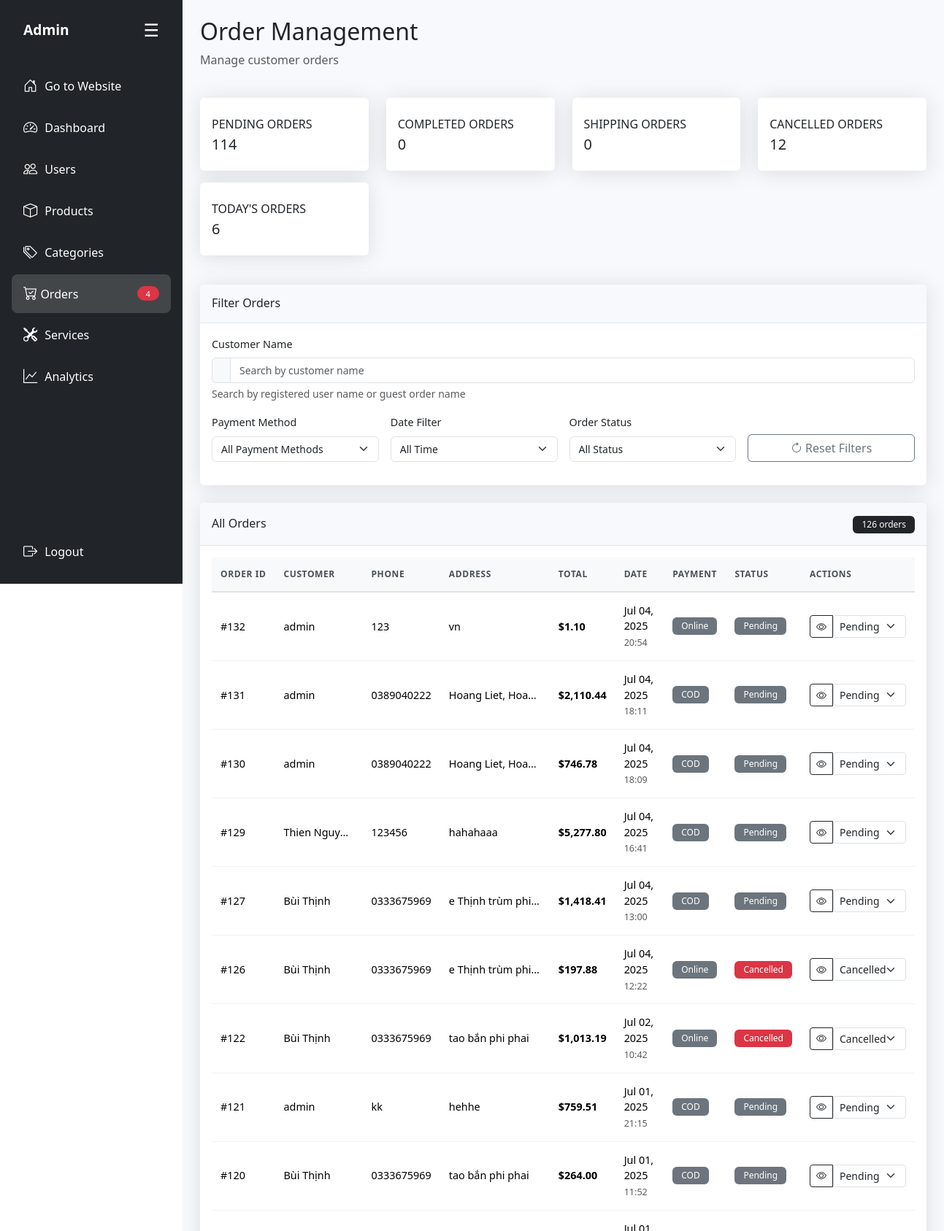
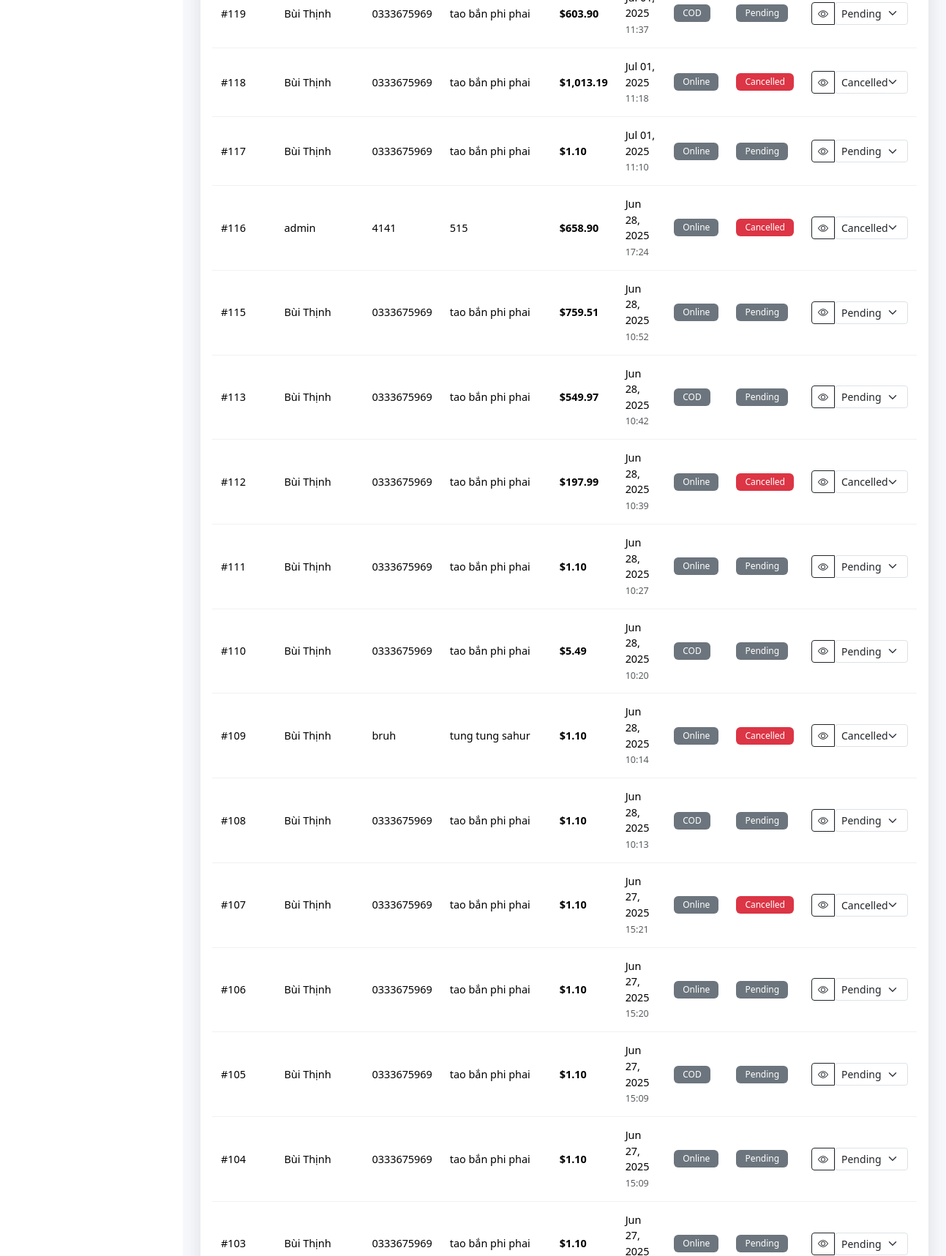
Screenshot of /admin/modules/orders.php (signed in, upper part) with the database file from the repository (2 pictures, top to bottom).
### tables this page shows
CREATE TABLE `bill` (
  `id` int(11) NOT NULL,
  `user_id` int(11) DEFAULT NULL,
  `order_date` datetime DEFAULT current_timestamp(),
  `order_name` varchar(50) NOT NULL,
  `order_phone` varchar(50) NOT NULL,
  `order_address` varchar(255) DEFAULT NULL,
  `order_total` decimal(12,2) DEFAULT NULL,
  `order_paymethod` tinyint(1) NOT NULL DEFAULT 0 COMMENT '0: thanh toán offline, 1: thanh toán online',
  `order_status` varchar(20) DEFAULT 'Pending'
);

### admin/modules/orders.php (the view, shortened to what this page needs)
<?php
require_once '../includes/admin-layout.php';
?>
<div class="row mb-4">
    <div class="col-12">
        <h2>Order Management</h2>
        <p class="text-muted">Manage customer orders</p>
    </div>
</div>
<div class="row mb-4">
    <div class="col-xl-3 col-md-6 col-sm-6 mb-3">
        <div class="card h-100 py-2">
            <div class="card-body">
                <div class="row no-gutters align-items-center">
                    <div class="col mr-2">
                        <div class="text-xs font-weight-bold text-dark text-uppercase mb-1">Pending Orders</div>
                        <div class="h5 mb-0 font-weight-bold text-gray-800">
                            <?php
                            try {
                                $stmt = $conn->prepare("SELECT COUNT(*) as count FROM bill WHERE order_status IS NULL OR order_status = 'Pending'");
                                $stmt->execute();
                                echo $stmt->fetch()['count'];
                            } catch (Exception $e) {
                                echo "Error";
                            }
                            ?>
                        </div>
                    </div>
                </div>
            </div>
        </div>
    </div>
    <div class="col-xl-3 col-md-6 col-sm-6 mb-3">
        <div class="card h-100 py-2">
            <div class="card-body">
                <div class="row no-gutters align-items-center">
                    <div class="col mr-2">
                        <div class="text-xs font-weight-bold text-dark text-uppercase mb-1">Completed Orders</div>
                        <div class="h5 mb-0 font-weight-bold text-gray-800">
                            <?php
                            try {
                                $stmt = $conn->prepare("SELECT COUNT(*) as count FROM bill WHERE order_status = 'Completed'");
                                $stmt->execute();
                                echo $stmt->fetch()['count'];
                            } catch (Exception $e) {
                                echo "Error";
                            }
                            ?>
                        </div>
                    </div>
                </div>
            </div>
        </div>
    </div>
    <div class="col-xl-3 col-md-6 col-sm-6 mb-3">
        <div class="card h-100 py-2">
            <div class="card-body">
                <div class="row no-gutters align-items-center">
                    <div class="col mr-2">
                        <div class="text-xs font-weight-bold text-dark text-uppercase mb-1">Shipping Orders</div>
                        <div class="h5 mb-0 font-weight-bold text-gray-800">
                            <?php
                            try {
                                $stmt = $conn->prepare("SELECT COUNT(*) as count FROM bill WHERE order_status = 'Shipping'");
                                $stmt->execute();
                                echo $stmt->fetch()['count'];
                            } catch (Exception $e) {
                                echo "Error";
                            }
                            ?>
                        </div>
                    </div>
                </div>
            </div>
        </div>
    </div>
    <div class="col-xl-3 col-md-6 col-sm-6 mb-3">
        <div class="card h-100 py-2">
            <div class="card-body">
                <div class="row no-gutters align-items-center">
                    <div class="col mr-2">
                        <div class="text-xs font-weight-bold text-dark text-uppercase mb-1">Cancelled Orders</div>
                        <div class="h5 mb-0 font-weight-bold text-gray-800">
                            <?php
                            try {
                                $stmt = $conn->prepare("SELECT COUNT(*) as count FROM bill WHERE order_status = 'Cancelled'");
                                $stmt->execute();
                                echo $stmt->fetch()['count'];
                            } catch (Exception $e) {
                                echo "Error";
                            }
                            ?>
                        </div>
                    </div>
                </div>
            </div>
        </div>
    </div>
    <div class="col-xl-3 col-md-6 col-sm-6 mb-3">
        <div class="card h-100 py-2">
            <div class="card-body">
                <div class="row no-gutters align-items-center">
                    <div class="col mr-2">
                        <div class="text-xs font-weight-bold text-dark text-uppercase mb-1">Today's Orders</div>
                        <div class="h5 mb-0 font-weight-bold text-gray-800">
                            <?php
                            try {
                                $stmt = $conn->prepare("SELECT COUNT(*) as count FROM bill WHERE DATE(order_date) = CURDATE()");
                                $stmt->execute();
                                echo $stmt->fetch()['count'];
                            } catch (Exception $e) {
                                echo "Error";
                            }
                            ?>
                        </div>
                    </div>
                </div>
            </div>
        </div>
    </div>
</div>
<div class="row mb-4">
    <div class="col-12">
        <div class="card">
            <div class="card-header py-3">
                <h6 class="m-0 font-weight-bold text-dark">Filter Orders</h6>
            </div>
            <div class="card-body">
                <form method="GET" action="" id="filterForm">
                    <div class="row g-3 mb-3">
                        <div class="col-12">
                            <label for="customer_filter" class="form-label">Customer Name</label>
                            <div class="input-group">
                                <span class="input-group-text"><i class="bi bi-person-search"></i></span>
                                <input type="text"
                                       class="form-control"
                                       id="customer_filter"
                                       name="customer_filter"
                                       placeholder="Search by customer name "
                                       value="<?php echo isset($_GET['customer_filter']) ? htmlspecialchars($_GET['customer_filter']) : ''; ?>">
                            </div>
                            <div class="form-text">Search by registered user name or guest order name</div>
                        </div>
                    </div>
                    <div class="row g-3 mb-3">
                        <div class="col-md-3">
                            <label for="payment_filter" class="form-label">Payment Method</label>
                            <select class="form-select" id="payment_filter" name="payment_filter">
                                <option value="">All Payment Methods</option>
                            </select>
                        </div>
                        <div class="col-md-3">
                            <label for="date_filter" class="form-label">Date Filter</label>
                            <select class="form-select" id="date_filter" name="date_filter">
                                <option value="">All Time</option>
                            </select>
                        </div>
                        <div class="col-md-3">
                            <label for="status_filter" class="form-label">Order Status</label>
                            <select class="form-select" id="status_filter" name="status_filter">
                                <option value="">All Status</option>
                            </select>
                        </div>
                        <div class="col-md-3 d-flex align-items-end">
                            <div class="btn-group w-100" role="group">
                                <a href="orders.php" class="btn btn-outline-secondary">
                                    <i class="bi bi-arrow-clockwise"></i> Reset Filters
                                </a>
                            </div>
                        </div>
                    </div>
                </form>
            </div>
        </div>
    </div>
</div>
<div class="row">
    <div class="col-12">
        <div class="card">
            <div class="card-header py-3 d-flex justify-content-between align-items-center">
                <h6 class="m-0 font-weight-bold text-dark">
                    All Orders
                </h6>
                <div>
                    <?php
                    $count_sql = "SELECT COUNT(*) as total FROM bill b LEFT JOIN site_user u ON b.user_id = u.id WHERE 1=1";
                    $count_params = [];
                    try {
                        $count_stmt = $conn->prepare($count_sql);
                        if (!empty($count_params)) {
                            $count_stmt->execute($count_params);
                        } else {
                            $count_stmt->execute();
                        }
                        $total_orders = $count_stmt->fetchColumn();
                        echo "<span class='badge bg-dark'>{$total_orders} orders</span>";
                    } catch (Exception $e) {
                        echo "<span class='badge bg-danger'>Error</span>";
                    }
                    ?>
                </div>
            </div>
            <div class="card-body">
                <div class="d-none d-md-block">
                    <div class="table-responsive">
                        <table class="table table-hover" id="ordersTable">
                            <thead>
                                <tr>
                                    <th>Order ID</th>
                                    <th>Customer</th>
                                    <th class="d-none d-lg-table-cell">Phone</th>
                                    <th class="d-none d-lg-table-cell">Address</th>
                                    <th>Total</th>
                                    <th class="d-none d-lg-table-cell">Date</th>
                                    <th class="d-none d-lg-table-cell">Payment</th>
                                    <th>Status</th>
                                    <th>Actions</th>
                                </tr>
                            </thead>
                            <tbody>
                                <?php
                                $sql = "SELECT b.*, u.name as user_name
                                        FROM bill b
                                        LEFT JOIN site_user u ON b.user_id = u.id
                                        WHERE 1=1";
                                $params = [];
                                $sql .= " ORDER BY b.order_date DESC";
                                try {
                                    $stmt = $conn->prepare($sql);
                                    $stmt->execute($params);
                                    while ($order = $stmt->fetch(PDO::FETCH_ASSOC)) {
                                        $status_text = 'Pending';
                                        $status_color = 'warning';
                                        $status_value = $order['order_status'];
                                        if ($status_value === 'Completed') {
                                            $status_text = 'Completed';
                                            $status_color = 'success';
                                            $status_value = 'Completed';
                                        } elseif ($status_value === 'Shipping') {
                                            $status_text = 'Shipping';
                                            $status_color = 'info';
                                            $status_value = 'Shipping';
                                        } elseif ($status_value === 'Cancelled') {
                                            $status_text = 'Cancelled';
                                            $status_color = 'danger';
                                            $status_value = 'Cancelled';
                                        } else {
                                            $status_value = 'Pending';
                                            $status_color = 'secondary';
                                        }
                                        $customer_name = $order['user_name'] ?: $order['order_name'] ?: 'Guest';
                                        $payment_method = $order['order_paymethod'] == 1 ? 'Online' : 'COD';
                                        echo "<tr>";
                                        echo "<td>#{$order['id']}</td>";
                                        echo "<td class='text-truncate' style='max-width: 120px;'>" . htmlspecialchars($customer_name) . "</td>";
                                        echo "<td class='d-none d-lg-table-cell'>" . htmlspecialchars($order['order_phone']) . "</td>";
                                        echo "<td class='d-none d-lg-table-cell text-truncate' style='max-width: 150px;'>" . htmlspecialchars(substr($order['order_address'], 0, 30)) . (strlen($order['order_address']) > 30 ? '...' : '') . "</td>";
                                        echo "<td class='fw-bold'>$" . number_format($order['order_total'], 2) . "</td>";
                                        echo "<td class='d-none d-lg-table-cell'>" . date('M d, Y', strtotime($order['order_date'])) . "<br><small class='text-muted'>" . date('H:i', strtotime($order['order_date'])) . "</small></td>";
                                        echo "<td class='d-none d-lg-table-cell'><span class='badge bg-secondary'>{$payment_method}</span></td>";
                                        echo "<td><span class='badge bg-{$status_color}'>{$status_text}</span></td>";
                                        echo "<td>";
                                        echo "<div class='btn-group btn-group-sm' role='group'>";
                                        echo "<button class='btn btn-outline-dark' onclick='viewOrderDetails({$order['id']})' title='View Details'><i class='bi bi-eye'></i></button>";
                                        echo "<select class='form-select form-select-sm' onchange='updateOrderStatus({$order['id']}, this.value)' style='width: auto; min-width: 100px;'>";
                                        echo "<option value='Pending'" . ($status_value == 'Pending' ? ' selected' : '') . ">Pending</option>";
                                        echo "<option value='Cancelled'" . ($status_value == 'Cancelled' ? ' selected' : '') . ">Cancelled</option>";
                                        echo "</select>";
                                        echo "</div>";
                                        echo "</td>";
                                        echo "</tr>";
                                    }
                                } catch (Exception $e) {
                                    echo "<tr><td colspan='9' class='text-center text-danger'>Error loading orders: {$e->getMessage()}</td></tr>";
                                }
                                ?>
                            </tbody>
                        </table>
                    </div>
                </div>
            </div>
        </div>
    </div>
</div>
<?php require_once '../includes/admin-layout-footer.php'; ?>

### rows the page displays
bill: order_status+id "Pending"
bill: order_status+id "Pending"
bill: order_status+id "Pending"
bill: order_status+id "Pending"
bill: order_status+id "Pending"
bill: order_status+id "Cancelled"
bill: order_status+id "Cancelled"
bill: order_status+id "Pending"
bill: order_status+id "Pending"
bill: order_status+id "Pending"
bill: order_status+id "Cancelled"
bill: order_status+id "Pending"
bill: order_status+id "Cancelled"
bill: order_status+id "Pending"
bill: order_status+id "Pending"
bill: order_status+id "Cancelled"
bill: order_status+id "Pending"
bill: order_status+id "Pending"
bill: order_status+id "Cancelled"
bill: order_status+id "Pending"
bill: order_status+id "Cancelled"
bill: order_status+id "Pending"
bill: order_status+id "Pending"
bill: order_status+id "Pending"
bill: order_status+id "Pending"

### other values shown
$new_orders_count "4"
$stmt->fetch()['count'] "114"
$stmt->fetch()['count'] "0"
$stmt->fetch()['count'] "12"
$stmt->fetch()['count'] "6"
$total_orders "126"
